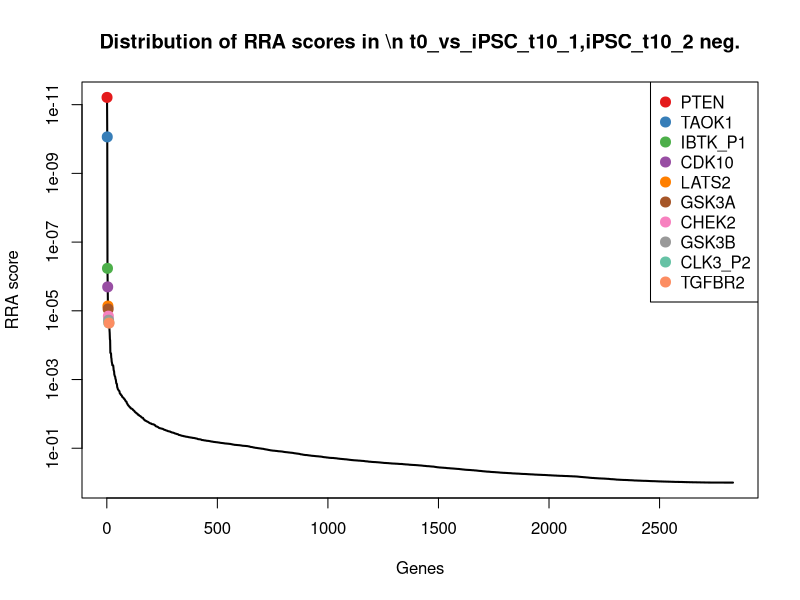
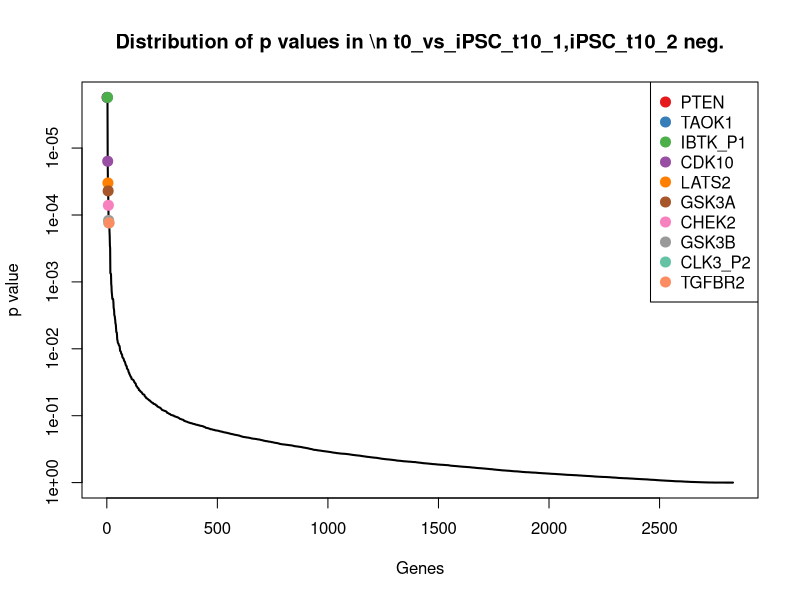
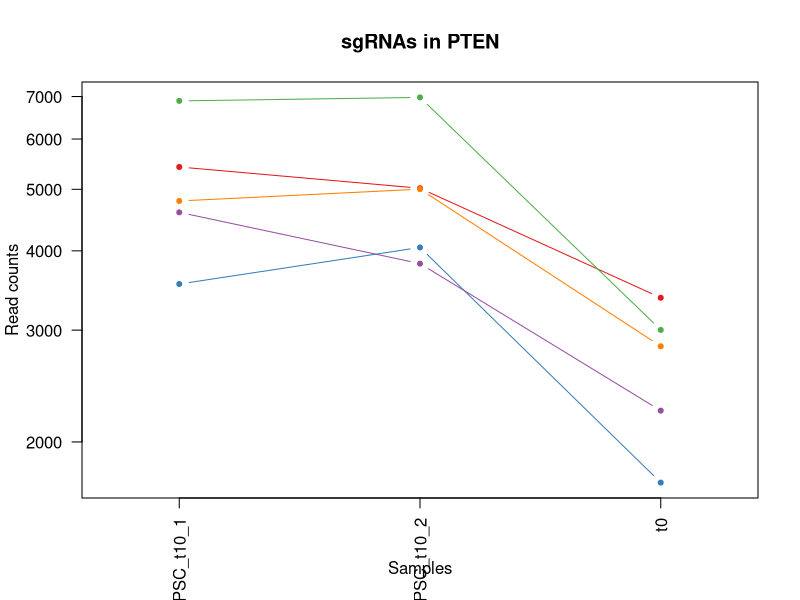
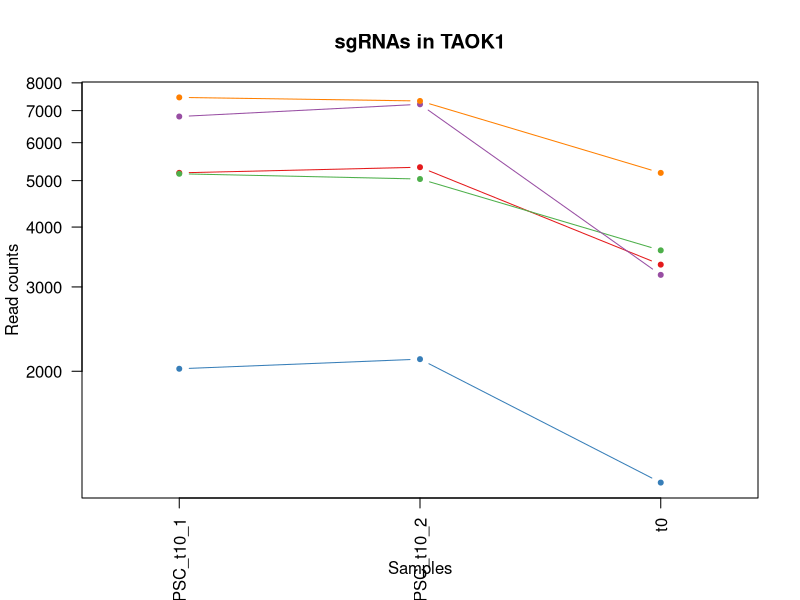
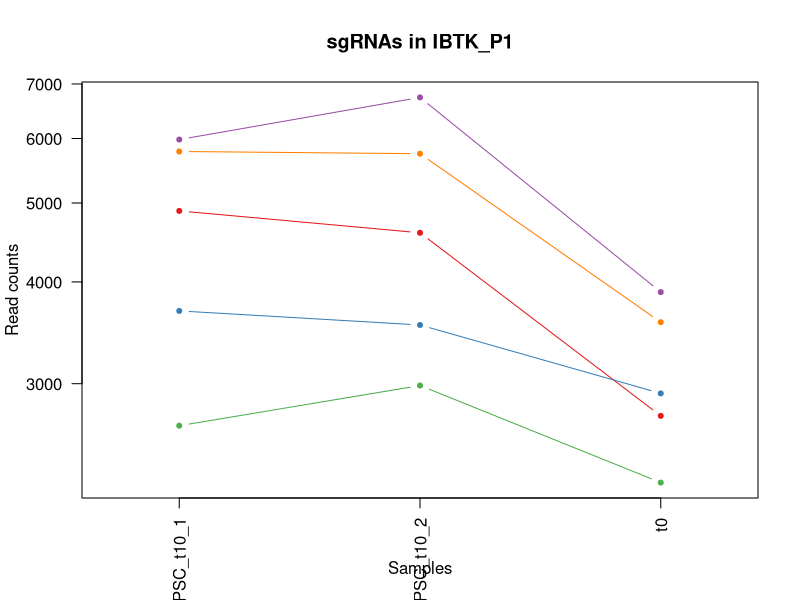
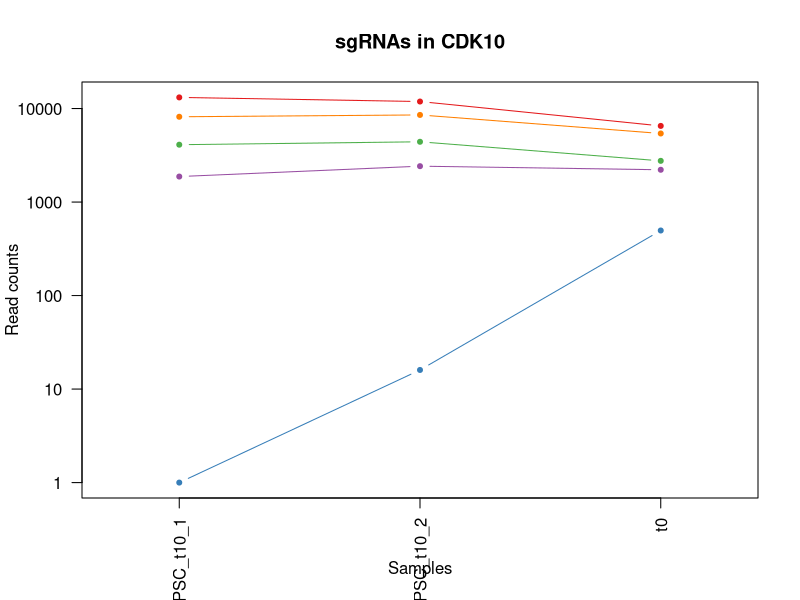
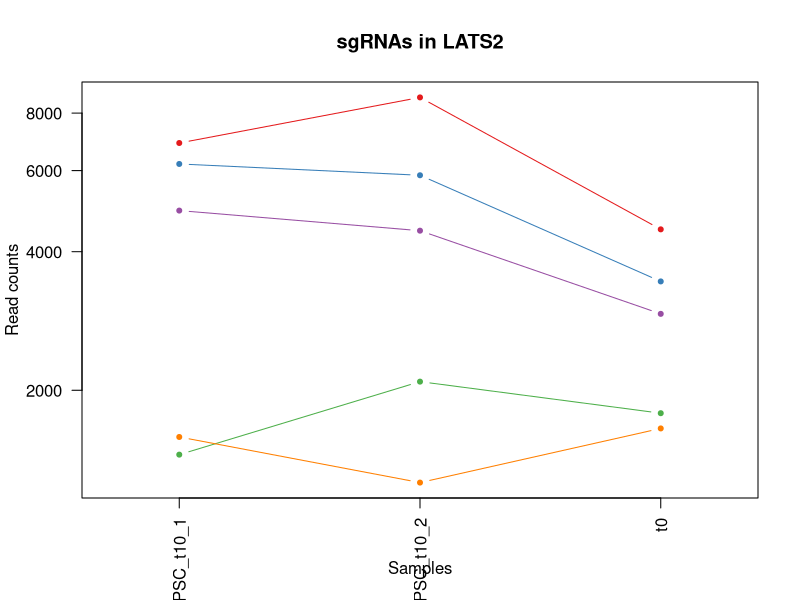
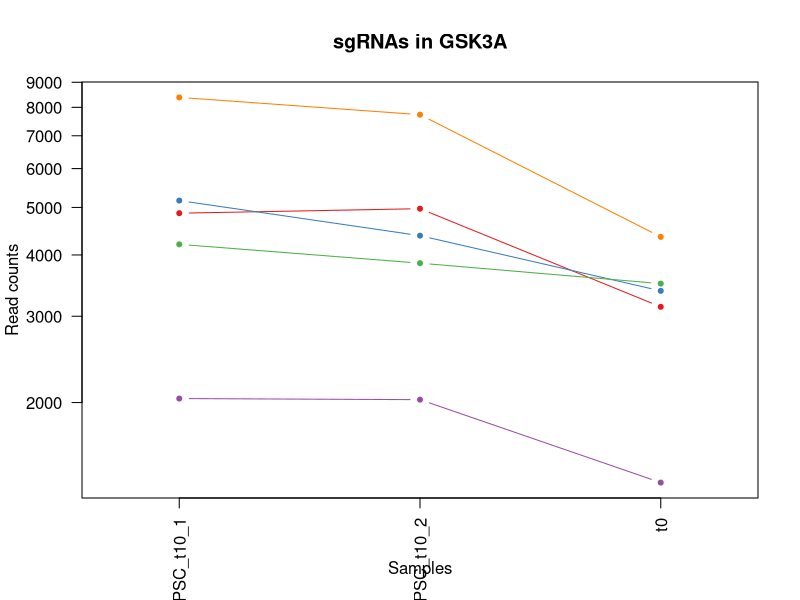

The R script that drew these images, in order: (Note: this script raises an error after producing the figures.)
pdf(file='t10_vs_t0.pdf',width=4.5,height=4.5);
gstable=read.table('t10_vs_t0.gene_summary.txt',header=T)
# 
#
# parameters
# Do not modify the variables beginning with "__"

# gstablename='__GENE_SUMMARY_FILE__'
startindex=3
# outputfile='__OUTPUT_FILE__'
targetgenelist=c("PTEN","TAOK1","IBTK_P1","CDK10","LATS2","GSK3A","CHEK2","GSK3B","CLK3_P2","TGFBR2")
# samplelabel=sub('.\\w+.\\w+$','',colnames(gstable)[startindex]);
samplelabel='t0_vs_iPSC_t10_1,iPSC_t10_2 neg.'


# You need to write some codes in front of this code:
# gstable=read.table(gstablename,header=T)
# pdf(file=outputfile,width=6,height=6)


# set up color using RColorBrewer
#library(RColorBrewer)
#colors <- brewer.pal(length(targetgenelist), "Set1")

colors=c( "#E41A1C", "#377EB8", "#4DAF4A", "#984EA3", "#FF7F00",  "#A65628", "#F781BF",
          "#999999", "#66C2A5", "#FC8D62", "#8DA0CB", "#E78AC3", "#A6D854", "#FFD92F", "#E5C494", "#B3B3B3", 
          "#8DD3C7", "#FFFFB3", "#BEBADA", "#FB8072", "#80B1D3", "#FDB462", "#B3DE69", "#FCCDE5",
          "#D9D9D9", "#BC80BD", "#CCEBC5", "#FFED6F")

######
# function definition

plotrankedvalues<-function(val, tglist, ...){
  
  plot(val,log='y',ylim=c(max(val),min(val)),type='l',lwd=2, ...)
  if(length(tglist)>0){
    for(i in 1:length(tglist)){
      targetgene=tglist[i];
      tx=which(names(val)==targetgene);ty=val[targetgene];
      points(tx,ty,col=colors[(i %% length(colors)) ],cex=2,pch=20)
      # text(tx+50,ty,targetgene,col=colors[i])
    }
    legend('topright',tglist,pch=20,pt.cex = 2,cex=1,col=colors)
  }
}



plotrandvalues<-function(val,targetgenelist, ...){
  # choose the one with the best distance distribution
  
  mindiffvalue=0;
  randval=val;
  for(i in 1:20){
    randval0=sample(val)
    vindex=sort(which(names(randval0) %in% targetgenelist))
    if(max(vindex)>0.9*length(val)){
      # print('pass...')
      next;
    }
    mindiffind=min(diff(vindex));
    if (mindiffind > mindiffvalue){
      mindiffvalue=mindiffind;
      randval=randval0;
      # print(paste('Diff: ',mindiffvalue))
    }
  }
  plot(randval,log='y',ylim=c(max(randval),min(randval)),pch=20,col='grey', ...)
  
  if(length(targetgenelist)>0){
    for(i in 1:length(targetgenelist)){
      targetgene=targetgenelist[i];
      tx=which(names(randval)==targetgene);ty=randval[targetgene];
      points(tx,ty,col=colors[(i %% length(colors)) ],cex=2,pch=20)
      text(tx+50,ty,targetgene,col=colors[i])
    }
  }
  
}




# set.seed(1235)



pvec=gstable[,startindex]
names(pvec)=gstable[,'id']
pvec=sort(pvec);

plotrankedvalues(pvec,targetgenelist,xlab='Genes',ylab='RRA score',main=paste('Distribution of RRA scores in \\n',samplelabel))

# plotrandvalues(pvec,targetgenelist,xlab='Genes',ylab='RRA score',main=paste('Distribution of RRA scores in \\n',samplelabel))


pvec=gstable[,startindex+1]
names(pvec)=gstable[,'id']
pvec=sort(pvec);

plotrankedvalues(pvec,targetgenelist,xlab='Genes',ylab='p value',main=paste('Distribution of p values in \\n',samplelabel))

# plotrandvalues(pvec,targetgenelist,xlab='Genes',ylab='p value',main=paste('Distribution of p values in \\n',samplelabel))



# you need to write after this code:
# dev.off()






# parameters
# Do not modify the variables beginning with "__"
targetmat=list(c(5420.42420939,5018.41763489,3373.04207398),c(3545.66210348,4048.66059267,1724.89069864),c(6889.00068055,6976.69636798,3001.55398621),c(4598.05215719,3817.4801213,2239.39297983),c(4791.91348287,5001.90474408,2828.89050879))
targetgene="PTEN"
collabel=c("iPSC_t10_1","iPSC_t10_2","t0")

# set up color using RColorBrewer
#library(RColorBrewer)
#colors <- brewer.pal(length(targetgenelist), "Set1")

colors=c( "#E41A1C", "#377EB8", "#4DAF4A", "#984EA3", "#FF7F00",  "#A65628", "#F781BF",
          "#999999", "#66C2A5", "#FC8D62", "#8DA0CB", "#E78AC3", "#A6D854", "#FFD92F", "#E5C494", "#B3B3B3", 
          "#8DD3C7", "#FFFFB3", "#BEBADA", "#FB8072", "#80B1D3", "#FDB462", "#B3DE69", "#FCCDE5",
          "#D9D9D9", "#BC80BD", "#CCEBC5", "#FFED6F")


## code

targetmatvec=unlist(targetmat)+1
yrange=range(targetmatvec[targetmatvec>0]);
# yrange[1]=1; # set the minimum value to 1
for(i in 1:length(targetmat)){
  vali=targetmat[[i]]+1;
  if(i==1){
    plot(1:length(vali),vali,type='b',las=1,pch=20,main=paste('sgRNAs in',targetgene),ylab='Read counts',xlab='Samples',xlim=c(0.7,length(vali)+0.3),ylim = yrange,col=colors[(i %% length(colors))],xaxt='n',log='y')
    axis(1,at=1:length(vali),labels=(collabel),las=2)
    # lines(0:100,rep(1,101),col='black');
  }else{
    lines(1:length(vali),vali,type='b',pch=20,col=colors[(i %% length(colors))])
  }
}




# parameters
# Do not modify the variables beginning with "__"
targetmat=list(c(5189.63691691,5332.16256031,3338.16056339),c(2023.23526408,2118.90412553,1170.27468027),c(5166.55818767,5037.93286948,3575.3548354),c(6803.60938233,7215.3826988,3177.70561468),c(7458.276002,7331.72352043,5188.62470016))
targetgene="TAOK1"
collabel=c("iPSC_t10_1","iPSC_t10_2","t0")

# set up color using RColorBrewer
#library(RColorBrewer)
#colors <- brewer.pal(length(targetgenelist), "Set1")

colors=c( "#E41A1C", "#377EB8", "#4DAF4A", "#984EA3", "#FF7F00",  "#A65628", "#F781BF",
          "#999999", "#66C2A5", "#FC8D62", "#8DA0CB", "#E78AC3", "#A6D854", "#FFD92F", "#E5C494", "#B3B3B3", 
          "#8DD3C7", "#FFFFB3", "#BEBADA", "#FB8072", "#80B1D3", "#FDB462", "#B3DE69", "#FCCDE5",
          "#D9D9D9", "#BC80BD", "#CCEBC5", "#FFED6F")


## code

targetmatvec=unlist(targetmat)+1
yrange=range(targetmatvec[targetmatvec>0]);
# yrange[1]=1; # set the minimum value to 1
for(i in 1:length(targetmat)){
  vali=targetmat[[i]]+1;
  if(i==1){
    plot(1:length(vali),vali,type='b',las=1,pch=20,main=paste('sgRNAs in',targetgene),ylab='Read counts',xlab='Samples',xlim=c(0.7,length(vali)+0.3),ylim = yrange,col=colors[(i %% length(colors))],xaxt='n',log='y')
    axis(1,at=1:length(vali),labels=(collabel),las=2)
    # lines(0:100,rep(1,101),col='black');
  }else{
    lines(1:length(vali),vali,type='b',pch=20,col=colors[(i %% length(colors))])
  }
}




# parameters
# Do not modify the variables beginning with "__"
targetmat=list(c(4888.07485474,4595.08716135,2738.19858126),c(3684.13447897,3540.51390723,2917.83836079),c(2663.28535523,2983.57913531,2267.2981883),c(5981.23733012,6738.01003715,3885.80027965),c(5782.76025859,5746.4860025,3568.37853328))
targetgene="IBTK_P1"
collabel=c("iPSC_t10_1","iPSC_t10_2","t0")

# set up color using RColorBrewer
#library(RColorBrewer)
#colors <- brewer.pal(length(targetgenelist), "Set1")

colors=c( "#E41A1C", "#377EB8", "#4DAF4A", "#984EA3", "#FF7F00",  "#A65628", "#F781BF",
          "#999999", "#66C2A5", "#FC8D62", "#8DA0CB", "#E78AC3", "#A6D854", "#FFD92F", "#E5C494", "#B3B3B3", 
          "#8DD3C7", "#FFFFB3", "#BEBADA", "#FB8072", "#80B1D3", "#FDB462", "#B3DE69", "#FCCDE5",
          "#D9D9D9", "#BC80BD", "#CCEBC5", "#FFED6F")


## code

targetmatvec=unlist(targetmat)+1
yrange=range(targetmatvec[targetmatvec>0]);
# yrange[1]=1; # set the minimum value to 1
for(i in 1:length(targetmat)){
  vali=targetmat[[i]]+1;
  if(i==1){
    plot(1:length(vali),vali,type='b',las=1,pch=20,main=paste('sgRNAs in',targetgene),ylab='Read counts',xlab='Samples',xlim=c(0.7,length(vali)+0.3),ylim = yrange,col=colors[(i %% length(colors))],xaxt='n',log='y')
    axis(1,at=1:length(vali),labels=(collabel),las=2)
    # lines(0:100,rep(1,101),col='black');
  }else{
    lines(1:length(vali),vali,type='b',pch=20,col=colors[(i %% length(colors))])
  }
}




# parameters
# Do not modify the variables beginning with "__"
targetmat=list(c(13153.3370894,11883.2766969,6519.35432914),c(0.0,15.0117189198,495.317450368),c(4104.16735128,4409.69243269,2757.38341208),c(1872.45423299,2418.38791798,2213.23184689),c(8164.48511699,8542.41865131,5410.1222924))
targetgene="CDK10"
collabel=c("iPSC_t10_1","iPSC_t10_2","t0")

# set up color using RColorBrewer
#library(RColorBrewer)
#colors <- brewer.pal(length(targetgenelist), "Set1")

colors=c( "#E41A1C", "#377EB8", "#4DAF4A", "#984EA3", "#FF7F00",  "#A65628", "#F781BF",
          "#999999", "#66C2A5", "#FC8D62", "#8DA0CB", "#E78AC3", "#A6D854", "#FFD92F", "#E5C494", "#B3B3B3", 
          "#8DD3C7", "#FFFFB3", "#BEBADA", "#FB8072", "#80B1D3", "#FDB462", "#B3DE69", "#FCCDE5",
          "#D9D9D9", "#BC80BD", "#CCEBC5", "#FFED6F")


## code

targetmatvec=unlist(targetmat)+1
yrange=range(targetmatvec[targetmatvec>0]);
# yrange[1]=1; # set the minimum value to 1
for(i in 1:length(targetmat)){
  vali=targetmat[[i]]+1;
  if(i==1){
    plot(1:length(vali),vali,type='b',las=1,pch=20,main=paste('sgRNAs in',targetgene),ylab='Read counts',xlab='Samples',xlim=c(0.7,length(vali)+0.3),ylim = yrange,col=colors[(i %% length(colors))],xaxt='n',log='y')
    axis(1,at=1:length(vali),labels=(collabel),las=2)
    # lines(0:100,rep(1,101),col='black');
  }else{
    lines(1:length(vali),vali,type='b',pch=20,col=colors[(i %% length(colors))])
  }
}




# parameters
# Do not modify the variables beginning with "__"
targetmat=list(c(6887.4620986,8652.00419943,4471.80965755),c(6202.02383993,5861.32565224,3446.29324622),c(1448.5749058,2087.3795158,1782.44519111),c(4911.92287496,4441.96762837,2930.0468895),c(1582.43153544,1259.48321737,1651.6395264))
targetgene="LATS2"
collabel=c("iPSC_t10_1","iPSC_t10_2","t0")

# set up color using RColorBrewer
#library(RColorBrewer)
#colors <- brewer.pal(length(targetgenelist), "Set1")

colors=c( "#E41A1C", "#377EB8", "#4DAF4A", "#984EA3", "#FF7F00",  "#A65628", "#F781BF",
          "#999999", "#66C2A5", "#FC8D62", "#8DA0CB", "#E78AC3", "#A6D854", "#FFD92F", "#E5C494", "#B3B3B3", 
          "#8DD3C7", "#FFFFB3", "#BEBADA", "#FB8072", "#80B1D3", "#FDB462", "#B3DE69", "#FCCDE5",
          "#D9D9D9", "#BC80BD", "#CCEBC5", "#FFED6F")


## code

targetmatvec=unlist(targetmat)+1
yrange=range(targetmatvec[targetmatvec>0]);
# yrange[1]=1; # set the minimum value to 1
for(i in 1:length(targetmat)){
  vali=targetmat[[i]]+1;
  if(i==1){
    plot(1:length(vali),vali,type='b',las=1,pch=20,main=paste('sgRNAs in',targetgene),ylab='Read counts',xlab='Samples',xlim=c(0.7,length(vali)+0.3),ylim = yrange,col=colors[(i %% length(colors))],xaxt='n',log='y')
    axis(1,at=1:length(vali),labels=(collabel),las=2)
    # lines(0:100,rep(1,101),col='black');
  }else{
    lines(1:length(vali),vali,type='b',pch=20,col=colors[(i %% length(colors))])
  }
}




# parameters
# Do not modify the variables beginning with "__"
targetmat=list(c(4865.76541647,4969.6295484,3134.10372645),c(5162.71173279,4378.16782296,3378.27430057),c(4203.40588705,3847.50355914,3495.12736105),c(2037.08250163,2026.58205417,1372.58744169),c(8380.65588095,7728.03289991,4353.21252154))
targetgene="GSK3A"
collabel=c("iPSC_t10_1","iPSC_t10_2","t0")

# set up color using RColorBrewer
#library(RColorBrewer)
#colors <- brewer.pal(length(targetgenelist), "Set1")

colors=c( "#E41A1C", "#377EB8", "#4DAF4A", "#984EA3", "#FF7F00",  "#A65628", "#F781BF",
          "#999999", "#66C2A5", "#FC8D62", "#8DA0CB", "#E78AC3", "#A6D854", "#FFD92F", "#E5C494", "#B3B3B3", 
          "#8DD3C7", "#FFFFB3", "#BEBADA", "#FB8072", "#80B1D3", "#FDB462", "#B3DE69", "#FCCDE5",
          "#D9D9D9", "#BC80BD", "#CCEBC5", "#FFED6F")


## code

targetmatvec=unlist(targetmat)+1
yrange=range(targetmatvec[targetmatvec>0]);
# yrange[1]=1; # set the minimum value to 1
for(i in 1:length(targetmat)){
  vali=targetmat[[i]]+1;
  if(i==1){
    plot(1:length(vali),vali,type='b',las=1,pch=20,main=paste('sgRNAs in',targetgene),ylab='Read counts',xlab='Samples',xlim=c(0.7,length(vali)+0.3),ylim = yrange,col=colors[(i %% length(colors))],xaxt='n',log='y')
    axis(1,at=1:length(vali),labels=(collabel),las=2)
    # lines(0:100,rep(1,101),col='black');
  }else{
    lines(1:length(vali),vali,type='b',pch=20,col=colors[(i %% length(colors))])
  }
}




# parameters
# Do not modify the variables beginning with "__"
targetmat=list(c(5345.80298483,5606.1264306,4011.37371777),c(3541.8156486,3234.27484127,2875.98054809),c(13266.4228628,11721.1501326,7536.15036281),c(8366.03935242,7893.91239398,4764.8143465),c(169.244014486,227.427541635,1168.53060474))
targetgene="CHEK2"
collabel=c("iPSC_t10_1","iPSC_t10_2","t0")

# set up color using RColorBrewer
#library(RColorBrewer)
#colors <- brewer.pal(length(targetgenelist), "Set1")

colors=c( "#E41A1C", "#377EB8", "#4DAF4A", "#984EA3", "#FF7F00",  "#A65628", "#F781BF",
          "#999999", "#66C2A5", "#FC8D62", "#8DA0CB", "#E78AC3", "#A6D854", "#FFD92F", "#E5C494", "#B3B3B3", 
          "#8DD3C7", "#FFFFB3", "#BEBADA", "#FB8072", "#80B1D3", "#FDB462", "#B3DE69", "#FCCDE5",
          "#D9D9D9", "#BC80BD", "#CCEBC5", "#FFED6F")


## code

targetmatvec=unlist(targetmat)+1
yrange=range(targetmatvec[targetmatvec>0]);
# yrange[1]=1; # set the minimum value to 1
for(i in 1:length(targetmat)){
  vali=targetmat[[i]]+1;
  if(i==1){
    plot(1:length(vali),vali,type='b',las=1,pch=20,main=paste('sgRNAs in',targetgene),ylab='Read counts',xlab='Samples',xlim=c(0.7,length(vali)+0.3),ylim = yrange,col=colors[(i %% length(colors))],xaxt='n',log='y')
    axis(1,at=1:length(vali),labels=(collabel),las=2)
    # lines(0:100,rep(1,101),col='black');
  }else{
    lines(1:length(vali),vali,type='b',pch=20,col=colors[(i %% length(colors))])
  }
}




# parameters
# Do not modify the variables beginning with "__"
targetmat=list(c(2776.37112854,2715.61995259,1552.22722122),c(4598.05215719,4050.16176456,3528.26479611),c(1550.89060547,1423.1109536,3538.72924928),c(14093.4106608,12534.785298,7511.7333054),c(6975.93056071,6338.69831388,4913.0607665))
targetgene="GSK3B"
collabel=c("iPSC_t10_1","iPSC_t10_2","t0")

# set up color using RColorBrewer
#library(RColorBrewer)
#colors <- brewer.pal(length(targetgenelist), "Set1")

colors=c( "#E41A1C", "#377EB8", "#4DAF4A", "#984EA3", "#FF7F00",  "#A65628", "#F781BF",
          "#999999", "#66C2A5", "#FC8D62", "#8DA0CB", "#E78AC3", "#A6D854", "#FFD92F", "#E5C494", "#B3B3B3", 
          "#8DD3C7", "#FFFFB3", "#BEBADA", "#FB8072", "#80B1D3", "#FDB462", "#B3DE69", "#FCCDE5",
          "#D9D9D9", "#BC80BD", "#CCEBC5", "#FFED6F")


## code

targetmatvec=unlist(targetmat)+1
yrange=range(targetmatvec[targetmatvec>0]);
# yrange[1]=1; # set the minimum value to 1
for(i in 1:length(targetmat)){
  vali=targetmat[[i]]+1;
  if(i==1){
    plot(1:length(vali),vali,type='b',las=1,pch=20,main=paste('sgRNAs in',targetgene),ylab='Read counts',xlab='Samples',xlim=c(0.7,length(vali)+0.3),ylim = yrange,col=colors[(i %% length(colors))],xaxt='n',log='y')
    axis(1,at=1:length(vali),labels=(collabel),las=2)
    # lines(0:100,rep(1,101),col='black');
  }else{
    lines(1:length(vali),vali,type='b',pch=20,col=colors[(i %% length(colors))])
  }
}




# parameters
# Do not modify the variables beginning with "__"
targetmat=list(c(8564.51642396,8151.36337345,3981.72443377),c(4598.82144816,4657.38579487,2303.92377442),c(1961.69198609,1796.9027547,3249.21271139),c(5405.0383899,5189.55123057,4799.69585709),c(2064.00768575,1816.4179893,1991.73425465))
targetgene="CLK3_P2"
collabel=c("iPSC_t10_1","iPSC_t10_2","t0")

# set up color using RColorBrewer
#library(RColorBrewer)
#colors <- brewer.pal(length(targetgenelist), "Set1")

colors=c( "#E41A1C", "#377EB8", "#4DAF4A", "#984EA3", "#FF7F00",  "#A65628", "#F781BF",
          "#999999", "#66C2A5", "#FC8D62", "#8DA0CB", "#E78AC3", "#A6D854", "#FFD92F", "#E5C494", "#B3B3B3", 
          "#8DD3C7", "#FFFFB3", "#BEBADA", "#FB8072", "#80B1D3", "#FDB462", "#B3DE69", "#FCCDE5",
          "#D9D9D9", "#BC80BD", "#CCEBC5", "#FFED6F")


## code

targetmatvec=unlist(targetmat)+1
yrange=range(targetmatvec[targetmatvec>0]);
# yrange[1]=1; # set the minimum value to 1
for(i in 1:length(targetmat)){
  vali=targetmat[[i]]+1;
  if(i==1){
    plot(1:length(vali),vali,type='b',las=1,pch=20,main=paste('sgRNAs in',targetgene),ylab='Read counts',xlab='Samples',xlim=c(0.7,length(vali)+0.3),ylim = yrange,col=colors[(i %% length(colors))],xaxt='n',log='y')
    axis(1,at=1:length(vali),labels=(collabel),las=2)
    # lines(0:100,rep(1,101),col='black');
  }else{
    lines(1:length(vali),vali,type='b',pch=20,col=colors[(i %% length(colors))])
  }
}




# parameters
# Do not modify the variables beginning with "__"
targetmat=list(c(5432.73286499,5453.00689762,3795.10835211),c(4937.30947714,4741.45142082,3657.32638529),c(4543.43249797,4934.35200894,4272.98504719),c(9049.16973816,8567.93857348,5792.07483335),c(3948.77057434,3680.12289319,2956.20802244))
targetgene="TGFBR2"
collabel=c("iPSC_t10_1","iPSC_t10_2","t0")

# set up color using RColorBrewer
#library(RColorBrewer)
#colors <- brewer.pal(length(targetgenelist), "Set1")

colors=c( "#E41A1C", "#377EB8", "#4DAF4A", "#984EA3", "#FF7F00",  "#A65628", "#F781BF",
          "#999999", "#66C2A5", "#FC8D62", "#8DA0CB", "#E78AC3", "#A6D854", "#FFD92F", "#E5C494", "#B3B3B3", 
          "#8DD3C7", "#FFFFB3", "#BEBADA", "#FB8072", "#80B1D3", "#FDB462", "#B3DE69", "#FCCDE5",
          "#D9D9D9", "#BC80BD", "#CCEBC5", "#FFED6F")


## code

targetmatvec=unlist(targetmat)+1
yrange=range(targetmatvec[targetmatvec>0]);
# yrange[1]=1; # set the minimum value to 1
for(i in 1:length(targetmat)){
  vali=targetmat[[i]]+1;
  if(i==1){
    plot(1:length(vali),vali,type='b',las=1,pch=20,main=paste('sgRNAs in',targetgene),ylab='Read counts',xlab='Samples',xlim=c(0.7,length(vali)+0.3),ylim = yrange,col=colors[(i %% length(colors))],xaxt='n',log='y')
    axis(1,at=1:length(vali),labels=(collabel),las=2)
    # lines(0:100,rep(1,101),col='black');
  }else{
    lines(1:length(vali),vali,type='b',pch=20,col=colors[(i %% length(colors))])
  }
}



# 
#
# parameters
# Do not modify the variables beginning with "__"

# gstablename='__GENE_SUMMARY_FILE__'
startindex=9
# outputfile='__OUTPUT_FILE__'
targetgenelist=c("UQCRB","PGK1","GAPDH_P1","WARS2","LSS","HSD17B10","SEPSECS","PARS2","SSB","ATP6V1C1")
# samplelabel=sub('.\\w+.\\w+$','',colnames(gstable)[startindex]);
samplelabel='t0_vs_iPSC_t10_1,iPSC_t10_2 pos.'


# You need to write some codes in front of this code:
# gstable=read.table(gstablename,header=T)
# pdf(file=outputfile,width=6,height=6)


# set up color using RColorBrewer
#library(RColorBrewer)
#colors <- brewer.pal(length(targetgenelist), "Set1")

colors=c( "#E41A1C", "#377EB8", "#4DAF4A", "#984EA3", "#FF7F00",  "#A65628", "#F781BF",
          "#999999", "#66C2A5", "#FC8D62", "#8DA0CB", "#E78AC3", "#A6D854", "#FFD92F", "#E5C494", "#B3B3B3", 
          "#8DD3C7", "#FFFFB3", "#BEBADA", "#FB8072", "#80B1D3", "#FDB462", "#B3DE69", "#FCCDE5",
          "#D9D9D9", "#BC80BD", "#CCEBC5", "#FFED6F")

######
# function definition

plotrankedvalues<-function(val, tglist, ...){
  
  plot(val,log='y',ylim=c(max(val),min(val)),type='l',lwd=2, ...)
  if(length(tglist)>0){
    for(i in 1:length(tglist)){
      targetgene=tglist[i];
      tx=which(names(val)==targetgene);ty=val[targetgene];
      points(tx,ty,col=colors[(i %% length(colors)) ],cex=2,pch=20)
      # text(tx+50,ty,targetgene,col=colors[i])
    }
    legend('topright',tglist,pch=20,pt.cex = 2,cex=1,col=colors)
  }
}



plotrandvalues<-function(val,targetgenelist, ...){
  # choose the one with the best distance distribution
  
  mindiffvalue=0;
  randval=val;
  for(i in 1:20){
    randval0=sample(val)
    vindex=sort(which(names(randval0) %in% targetgenelist))
    if(max(vindex)>0.9*length(val)){
      # print('pass...')
      next;
    }
    mindiffind=min(diff(vindex));
    if (mindiffind > mindiffvalue){
      mindiffvalue=mindiffind;
      randval=randval0;
      # print(paste('Diff: ',mindiffvalue))
    }
  }
  plot(randval,log='y',ylim=c(max(randval),min(randval)),pch=20,col='grey', ...)
  
  if(length(targetgenelist)>0){
    for(i in 1:length(targetgenelist)){
      targetgene=targetgenelist[i];
      tx=which(names(randval)==targetgene);ty=randval[targetgene];
      points(tx,ty,col=colors[(i %% length(colors)) ],cex=2,pch=20)
      text(tx+50,ty,targetgene,col=colors[i])
    }
  }
  
}




# set.seed(1235)



pvec=gstable[,startindex]
names(pvec)=gstable[,'id']
pvec=sort(pvec);

plotrankedvalues(pvec,targetgenelist,xlab='Genes',ylab='RRA score',main=paste('Distribution of RRA scores in \\n',samplelabel))

# plotrandvalues(pvec,targetgenelist,xlab='Genes',ylab='RRA score',main=paste('Distribution of RRA scores in \\n',samplelabel))


pvec=gstable[,startindex+1]
names(pvec)=gstable[,'id']
pvec=sort(pvec);

plotrankedvalues(pvec,targetgenelist,xlab='Genes',ylab='p value',main=paste('Distribution of p values in \\n',samplelabel))

# plotrandvalues(pvec,targetgenelist,xlab='Genes',ylab='p value',main=paste('Distribution of p values in \\n',samplelabel))



# you need to write after this code:
# dev.off()






# parameters
# Do not modify the variables beginning with "__"
targetmat=list(c(432.341527914,340.015433533,2776.56824291),c(299.25418925,448.099809756,2984.11323091),c(330.025828247,402.314067051,2016.15131206),c(93.8534989421,86.3173837888,837.156254143),c(798.524031983,1018.54512871,5070.02756415))
targetgene="UQCRB"
collabel=c("iPSC_t10_1","iPSC_t10_2","t0")

# set up color using RColorBrewer
#library(RColorBrewer)
#colors <- brewer.pal(length(targetgenelist), "Set1")

colors=c( "#E41A1C", "#377EB8", "#4DAF4A", "#984EA3", "#FF7F00",  "#A65628", "#F781BF",
          "#999999", "#66C2A5", "#FC8D62", "#8DA0CB", "#E78AC3", "#A6D854", "#FFD92F", "#E5C494", "#B3B3B3", 
          "#8DD3C7", "#FFFFB3", "#BEBADA", "#FB8072", "#80B1D3", "#FDB462", "#B3DE69", "#FCCDE5",
          "#D9D9D9", "#BC80BD", "#CCEBC5", "#FFED6F")


## code

targetmatvec=unlist(targetmat)+1
yrange=range(targetmatvec[targetmatvec>0]);
# yrange[1]=1; # set the minimum value to 1
for(i in 1:length(targetmat)){
  vali=targetmat[[i]]+1;
  if(i==1){
    plot(1:length(vali),vali,type='b',las=1,pch=20,main=paste('sgRNAs in',targetgene),ylab='Read counts',xlab='Samples',xlim=c(0.7,length(vali)+0.3),ylim = yrange,col=colors[(i %% length(colors))],xaxt='n',log='y')
    axis(1,at=1:length(vali),labels=(collabel),las=2)
    # lines(0:100,rep(1,101),col='black');
  }else{
    lines(1:length(vali),vali,type='b',pch=20,col=colors[(i %% length(colors))])
  }
}




# parameters
# Do not modify the variables beginning with "__"
targetmat=list(c(370.798249919,269.46035461,2429.49721254),c(249.250275879,210.914650823,1894.066025),c(373.875413819,340.015433533,2513.21283796),c(3.07716389974,38.2798832455,1103.99981015),c(120.00939209,210.914650823,1187.71543557))
targetgene="PGK1"
collabel=c("iPSC_t10_1","iPSC_t10_2","t0")

# set up color using RColorBrewer
#library(RColorBrewer)
#colors <- brewer.pal(length(targetgenelist), "Set1")

colors=c( "#E41A1C", "#377EB8", "#4DAF4A", "#984EA3", "#FF7F00",  "#A65628", "#F781BF",
          "#999999", "#66C2A5", "#FC8D62", "#8DA0CB", "#E78AC3", "#A6D854", "#FFD92F", "#E5C494", "#B3B3B3", 
          "#8DD3C7", "#FFFFB3", "#BEBADA", "#FB8072", "#80B1D3", "#FDB462", "#B3DE69", "#FCCDE5",
          "#D9D9D9", "#BC80BD", "#CCEBC5", "#FFED6F")


## code

targetmatvec=unlist(targetmat)+1
yrange=range(targetmatvec[targetmatvec>0]);
# yrange[1]=1; # set the minimum value to 1
for(i in 1:length(targetmat)){
  vali=targetmat[[i]]+1;
  if(i==1){
    plot(1:length(vali),vali,type='b',las=1,pch=20,main=paste('sgRNAs in',targetgene),ylab='Read counts',xlab='Samples',xlim=c(0.7,length(vali)+0.3),ylim = yrange,col=colors[(i %% length(colors))],xaxt='n',log='y')
    axis(1,at=1:length(vali),labels=(collabel),las=2)
    # lines(0:100,rep(1,101),col='black');
  }else{
    lines(1:length(vali),vali,type='b',pch=20,col=colors[(i %% length(colors))])
  }
}




# parameters
# Do not modify the variables beginning with "__"
targetmat=list(c(338.488028972,345.269535155,1651.6395264),c(528.502899781,659.014460579,4267.7528206),c(639.280800171,754.33887572,2975.39285327),c(470.80607666,388.052934077,2160.90958101),c(119.240101115,166.63008001,1081.32682827))
targetgene="GAPDH_P1"
collabel=c("iPSC_t10_1","iPSC_t10_2","t0")

# set up color using RColorBrewer
#library(RColorBrewer)
#colors <- brewer.pal(length(targetgenelist), "Set1")

colors=c( "#E41A1C", "#377EB8", "#4DAF4A", "#984EA3", "#FF7F00",  "#A65628", "#F781BF",
          "#999999", "#66C2A5", "#FC8D62", "#8DA0CB", "#E78AC3", "#A6D854", "#FFD92F", "#E5C494", "#B3B3B3", 
          "#8DD3C7", "#FFFFB3", "#BEBADA", "#FB8072", "#80B1D3", "#FDB462", "#B3DE69", "#FCCDE5",
          "#D9D9D9", "#BC80BD", "#CCEBC5", "#FFED6F")


## code

targetmatvec=unlist(targetmat)+1
yrange=range(targetmatvec[targetmatvec>0]);
# yrange[1]=1; # set the minimum value to 1
for(i in 1:length(targetmat)){
  vali=targetmat[[i]]+1;
  if(i==1){
    plot(1:length(vali),vali,type='b',las=1,pch=20,main=paste('sgRNAs in',targetgene),ylab='Read counts',xlab='Samples',xlim=c(0.7,length(vali)+0.3),ylim = yrange,col=colors[(i %% length(colors))],xaxt='n',log='y')
    axis(1,at=1:length(vali),labels=(collabel),las=2)
    # lines(0:100,rep(1,101),col='black');
  }else{
    lines(1:length(vali),vali,type='b',pch=20,col=colors[(i %% length(colors))])
  }
}




# parameters
# Do not modify the variables beginning with "__"
targetmat=list(c(280.791205851,306.239065964,4504.94709261),c(207.708563233,279.968557854,4145.66753354),c(810.063396607,1144.64356763,3721.85717988),c(872.375965577,871.430283294,3849.17469353),c(1270.09939962,1119.12364547,5111.88537686))
targetgene="WARS2"
collabel=c("iPSC_t10_1","iPSC_t10_2","t0")

# set up color using RColorBrewer
#library(RColorBrewer)
#colors <- brewer.pal(length(targetgenelist), "Set1")

colors=c( "#E41A1C", "#377EB8", "#4DAF4A", "#984EA3", "#FF7F00",  "#A65628", "#F781BF",
          "#999999", "#66C2A5", "#FC8D62", "#8DA0CB", "#E78AC3", "#A6D854", "#FFD92F", "#E5C494", "#B3B3B3", 
          "#8DD3C7", "#FFFFB3", "#BEBADA", "#FB8072", "#80B1D3", "#FDB462", "#B3DE69", "#FCCDE5",
          "#D9D9D9", "#BC80BD", "#CCEBC5", "#FFED6F")


## code

targetmatvec=unlist(targetmat)+1
yrange=range(targetmatvec[targetmatvec>0]);
# yrange[1]=1; # set the minimum value to 1
for(i in 1:length(targetmat)){
  vali=targetmat[[i]]+1;
  if(i==1){
    plot(1:length(vali),vali,type='b',las=1,pch=20,main=paste('sgRNAs in',targetgene),ylab='Read counts',xlab='Samples',xlim=c(0.7,length(vali)+0.3),ylim = yrange,col=colors[(i %% length(colors))],xaxt='n',log='y')
    axis(1,at=1:length(vali),labels=(collabel),las=2)
    # lines(0:100,rep(1,101),col='black');
  }else{
    lines(1:length(vali),vali,type='b',pch=20,col=colors[(i %% length(colors))])
  }
}




# parameters
# Do not modify the variables beginning with "__"
targetmat=list(c(957.767263795,742.329500584,3823.01356059),c(113.085773315,120.093751358,1041.21309109),c(461.574584961,281.469729746,2281.25079254),c(842.373617554,522.407818409,3367.8098474),c(520.040699056,418.076371916,1857.44043888))
targetgene="LSS"
collabel=c("iPSC_t10_1","iPSC_t10_2","t0")

# set up color using RColorBrewer
#library(RColorBrewer)
#colors <- brewer.pal(length(targetgenelist), "Set1")

colors=c( "#E41A1C", "#377EB8", "#4DAF4A", "#984EA3", "#FF7F00",  "#A65628", "#F781BF",
          "#999999", "#66C2A5", "#FC8D62", "#8DA0CB", "#E78AC3", "#A6D854", "#FFD92F", "#E5C494", "#B3B3B3", 
          "#8DD3C7", "#FFFFB3", "#BEBADA", "#FB8072", "#80B1D3", "#FDB462", "#B3DE69", "#FCCDE5",
          "#D9D9D9", "#BC80BD", "#CCEBC5", "#FFED6F")


## code

targetmatvec=unlist(targetmat)+1
yrange=range(targetmatvec[targetmatvec>0]);
# yrange[1]=1; # set the minimum value to 1
for(i in 1:length(targetmat)){
  vali=targetmat[[i]]+1;
  if(i==1){
    plot(1:length(vali),vali,type='b',las=1,pch=20,main=paste('sgRNAs in',targetgene),ylab='Read counts',xlab='Samples',xlim=c(0.7,length(vali)+0.3),ylim = yrange,col=colors[(i %% length(colors))],xaxt='n',log='y')
    axis(1,at=1:length(vali),labels=(collabel),las=2)
    # lines(0:100,rep(1,101),col='black');
  }else{
    lines(1:length(vali),vali,type='b',pch=20,col=colors[(i %% length(colors))])
  }
}




# parameters
# Do not modify the variables beginning with "__"
targetmat=list(c(100.777117717,42.7833989214,1074.35052615),c(430.033654989,498.389068137,3421.87618881),c(270.790423177,373.791801103,981.914523088),c(152.319613037,187.646486497,1628.96654452),c(176.936924235,108.084376223,2947.48764479))
targetgene="HSD17B10"
collabel=c("iPSC_t10_1","iPSC_t10_2","t0")

# set up color using RColorBrewer
#library(RColorBrewer)
#colors <- brewer.pal(length(targetgenelist), "Set1")

colors=c( "#E41A1C", "#377EB8", "#4DAF4A", "#984EA3", "#FF7F00",  "#A65628", "#F781BF",
          "#999999", "#66C2A5", "#FC8D62", "#8DA0CB", "#E78AC3", "#A6D854", "#FFD92F", "#E5C494", "#B3B3B3", 
          "#8DD3C7", "#FFFFB3", "#BEBADA", "#FB8072", "#80B1D3", "#FDB462", "#B3DE69", "#FCCDE5",
          "#D9D9D9", "#BC80BD", "#CCEBC5", "#FFED6F")


## code

targetmatvec=unlist(targetmat)+1
yrange=range(targetmatvec[targetmatvec>0]);
# yrange[1]=1; # set the minimum value to 1
for(i in 1:length(targetmat)){
  vali=targetmat[[i]]+1;
  if(i==1){
    plot(1:length(vali),vali,type='b',las=1,pch=20,main=paste('sgRNAs in',targetgene),ylab='Read counts',xlab='Samples',xlim=c(0.7,length(vali)+0.3),ylim = yrange,col=colors[(i %% length(colors))],xaxt='n',log='y')
    axis(1,at=1:length(vali),labels=(collabel),las=2)
    # lines(0:100,rep(1,101),col='black');
  }else{
    lines(1:length(vali),vali,type='b',pch=20,col=colors[(i %% length(colors))])
  }
}




# parameters
# Do not modify the variables beginning with "__"
targetmat=list(c(700.824078166,626.739264902,2105.09916406),c(18.4629833984,3.00234378396,310.445444245),c(317.717172648,225.926369743,2773.08009185),c(156.935358887,132.103126494,3132.35965092),c(492.346223959,472.118560028,3067.82885633))
targetgene="SEPSECS"
collabel=c("iPSC_t10_1","iPSC_t10_2","t0")

# set up color using RColorBrewer
#library(RColorBrewer)
#colors <- brewer.pal(length(targetgenelist), "Set1")

colors=c( "#E41A1C", "#377EB8", "#4DAF4A", "#984EA3", "#FF7F00",  "#A65628", "#F781BF",
          "#999999", "#66C2A5", "#FC8D62", "#8DA0CB", "#E78AC3", "#A6D854", "#FFD92F", "#E5C494", "#B3B3B3", 
          "#8DD3C7", "#FFFFB3", "#BEBADA", "#FB8072", "#80B1D3", "#FDB462", "#B3DE69", "#FCCDE5",
          "#D9D9D9", "#BC80BD", "#CCEBC5", "#FFED6F")


## code

targetmatvec=unlist(targetmat)+1
yrange=range(targetmatvec[targetmatvec>0]);
# yrange[1]=1; # set the minimum value to 1
for(i in 1:length(targetmat)){
  vali=targetmat[[i]]+1;
  if(i==1){
    plot(1:length(vali),vali,type='b',las=1,pch=20,main=paste('sgRNAs in',targetgene),ylab='Read counts',xlab='Samples',xlim=c(0.7,length(vali)+0.3),ylim = yrange,col=colors[(i %% length(colors))],xaxt='n',log='y')
    axis(1,at=1:length(vali),labels=(collabel),las=2)
    # lines(0:100,rep(1,101),col='black');
  }else{
    lines(1:length(vali),vali,type='b',pch=20,col=colors[(i %% length(colors))])
  }
}




# parameters
# Do not modify the variables beginning with "__"
targetmat=list(c(255.404603679,384.300004347,3259.67716457),c(237.710911255,252.947463799,2258.57781066),c(162.320395711,358.029496237,2469.61094972),c(424.648618164,240.187502717,2792.26492267),c(1615.51104736,2010.06916336,1517.34571063))
targetgene="PARS2"
collabel=c("iPSC_t10_1","iPSC_t10_2","t0")

# set up color using RColorBrewer
#library(RColorBrewer)
#colors <- brewer.pal(length(targetgenelist), "Set1")

colors=c( "#E41A1C", "#377EB8", "#4DAF4A", "#984EA3", "#FF7F00",  "#A65628", "#F781BF",
          "#999999", "#66C2A5", "#FC8D62", "#8DA0CB", "#E78AC3", "#A6D854", "#FFD92F", "#E5C494", "#B3B3B3", 
          "#8DD3C7", "#FFFFB3", "#BEBADA", "#FB8072", "#80B1D3", "#FDB462", "#B3DE69", "#FCCDE5",
          "#D9D9D9", "#BC80BD", "#CCEBC5", "#FFED6F")


## code

targetmatvec=unlist(targetmat)+1
yrange=range(targetmatvec[targetmatvec>0]);
# yrange[1]=1; # set the minimum value to 1
for(i in 1:length(targetmat)){
  vali=targetmat[[i]]+1;
  if(i==1){
    plot(1:length(vali),vali,type='b',las=1,pch=20,main=paste('sgRNAs in',targetgene),ylab='Read counts',xlab='Samples',xlim=c(0.7,length(vali)+0.3),ylim = yrange,col=colors[(i %% length(colors))],xaxt='n',log='y')
    axis(1,at=1:length(vali),labels=(collabel),las=2)
    # lines(0:100,rep(1,101),col='black');
  }else{
    lines(1:length(vali),vali,type='b',pch=20,col=colors[(i %% length(colors))])
  }
}




# parameters
# Do not modify the variables beginning with "__"
targetmat=list(c(391.569106242,303.23672218,981.914523088),c(105.392863566,118.592579466,2719.01375043),c(185.399124959,141.860743792,655.772399079),c(156.166067912,101.329102709,2478.33132737),c(0.769290974935,3.75292972995,580.777151312))
targetgene="SSB"
collabel=c("iPSC_t10_1","iPSC_t10_2","t0")

# set up color using RColorBrewer
#library(RColorBrewer)
#colors <- brewer.pal(length(targetgenelist), "Set1")

colors=c( "#E41A1C", "#377EB8", "#4DAF4A", "#984EA3", "#FF7F00",  "#A65628", "#F781BF",
          "#999999", "#66C2A5", "#FC8D62", "#8DA0CB", "#E78AC3", "#A6D854", "#FFD92F", "#E5C494", "#B3B3B3", 
          "#8DD3C7", "#FFFFB3", "#BEBADA", "#FB8072", "#80B1D3", "#FDB462", "#B3DE69", "#FCCDE5",
          "#D9D9D9", "#BC80BD", "#CCEBC5", "#FFED6F")


## code

targetmatvec=unlist(targetmat)+1
yrange=range(targetmatvec[targetmatvec>0]);
# yrange[1]=1; # set the minimum value to 1
for(i in 1:length(targetmat)){
  vali=targetmat[[i]]+1;
  if(i==1){
    plot(1:length(vali),vali,type='b',las=1,pch=20,main=paste('sgRNAs in',targetgene),ylab='Read counts',xlab='Samples',xlim=c(0.7,length(vali)+0.3),ylim = yrange,col=colors[(i %% length(colors))],xaxt='n',log='y')
    axis(1,at=1:length(vali),labels=(collabel),las=2)
    # lines(0:100,rep(1,101),col='black');
  }else{
    lines(1:length(vali),vali,type='b',pch=20,col=colors[(i %% length(colors))])
  }
}




# parameters
# Do not modify the variables beginning with "__"
targetmat=list(c(1203.94037577,1275.24552224,3053.87625209),c(204.631399333,273.963870286,1819.07077723),c(226.171546631,174.13593947,866.805538144),c(742.365790813,711.555476798,3983.4685093),c(418.494290365,420.328129754,2361.47826689))
targetgene="ATP6V1C1"
collabel=c("iPSC_t10_1","iPSC_t10_2","t0")

# set up color using RColorBrewer
#library(RColorBrewer)
#colors <- brewer.pal(length(targetgenelist), "Set1")

colors=c( "#E41A1C", "#377EB8", "#4DAF4A", "#984EA3", "#FF7F00",  "#A65628", "#F781BF",
          "#999999", "#66C2A5", "#FC8D62", "#8DA0CB", "#E78AC3", "#A6D854", "#FFD92F", "#E5C494", "#B3B3B3", 
          "#8DD3C7", "#FFFFB3", "#BEBADA", "#FB8072", "#80B1D3", "#FDB462", "#B3DE69", "#FCCDE5",
          "#D9D9D9", "#BC80BD", "#CCEBC5", "#FFED6F")


## code

targetmatvec=unlist(targetmat)+1
yrange=range(targetmatvec[targetmatvec>0]);
# yrange[1]=1; # set the minimum value to 1
for(i in 1:length(targetmat)){
  vali=targetmat[[i]]+1;
  if(i==1){
    plot(1:length(vali),vali,type='b',las=1,pch=20,main=paste('sgRNAs in',targetgene),ylab='Read counts',xlab='Samples',xlim=c(0.7,length(vali)+0.3),ylim = yrange,col=colors[(i %% length(colors))],xaxt='n',log='y')
    axis(1,at=1:length(vali),labels=(collabel),las=2)
    # lines(0:100,rep(1,101),col='black');
  }else{
    lines(1:length(vali),vali,type='b',pch=20,col=colors[(i %% length(colors))])
  }
}



dev.off()
Sweave("t10_vs_t0_summary.Rnw");
library(tools);

texi2dvi("t10_vs_t0_summary.tex",pdf=TRUE);
